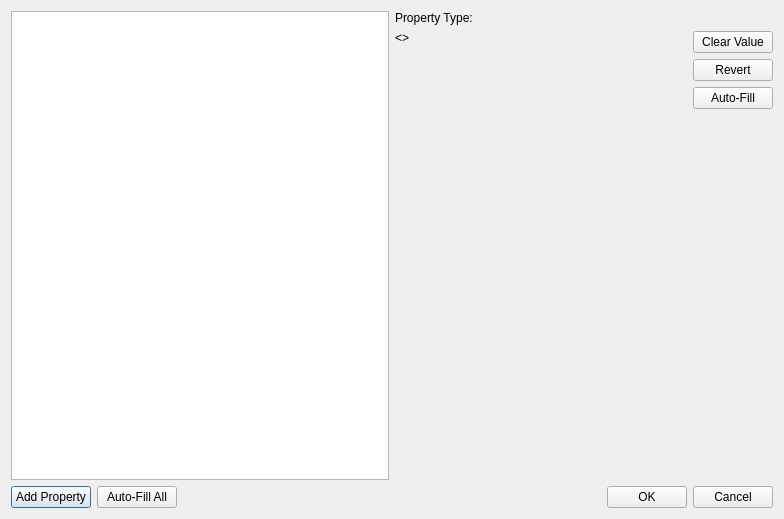
<?xml version="1.0" encoding="UTF-8"?>
<ui version="4.0">
 <class>DKScriptObjectDialog</class>
 <widget class="QDialog" name="DKScriptObjectDialog">
  <property name="geometry">
   <rect>
    <x>0</x>
    <y>0</y>
    <width>784</width>
    <height>519</height>
   </rect>
  </property>
  <property name="windowTitle">
   <string>Properties for script</string>
  </property>
  <layout class="QGridLayout" name="gridLayout">
   <item row="0" column="0" rowspan="2">
    <layout class="QVBoxLayout" name="verticalLayout">
     <item>
      <widget class="QTableView" name="properties">
       <property name="selectionMode">
        <enum>QAbstractItemView::SingleSelection</enum>
       </property>
       <property name="selectionBehavior">
        <enum>QAbstractItemView::SelectRows</enum>
       </property>
       <property name="horizontalScrollMode">
        <enum>QAbstractItemView::ScrollPerPixel</enum>
       </property>
       <property name="wordWrap">
        <bool>false</bool>
       </property>
       <property name="cornerButtonEnabled">
        <bool>false</bool>
       </property>
       <attribute name="horizontalHeaderStretchLastSection">
        <bool>true</bool>
       </attribute>
       <attribute name="verticalHeaderVisible">
        <bool>false</bool>
       </attribute>
      </widget>
     </item>
     <item>
      <layout class="QHBoxLayout" name="horizontalLayout_2">
       <item>
        <widget class="QPushButton" name="buttonAddProperty">
         <property name="text">
          <string>Add Property</string>
         </property>
        </widget>
       </item>
       <item>
        <widget class="QPushButton" name="buttonAutoFillAll">
         <property name="text">
          <string>Auto-Fill All</string>
         </property>
        </widget>
       </item>
       <item>
        <spacer name="horizontalSpacer_2">
         <property name="orientation">
          <enum>Qt::Horizontal</enum>
         </property>
         <property name="sizeHint" stdset="0">
          <size>
           <width>40</width>
           <height>20</height>
          </size>
         </property>
        </spacer>
       </item>
      </layout>
     </item>
    </layout>
   </item>
   <item row="0" column="1">
    <layout class="QVBoxLayout" name="verticalLayout_3" stretch="0,1">
     <item>
      <widget class="QLabel" name="propertyType">
       <property name="text">
        <string>Property Type: &lt;nothing selected&gt;</string>
       </property>
      </widget>
     </item>
     <item>
      <layout class="QHBoxLayout" name="horizontalLayout_3" stretch="0,0">
       <item>
        <widget class="QStackedWidget" name="valueWrap">
         <widget class="QWidget" name="valuePage_defaulted">
          <layout class="QVBoxLayout" name="verticalLayout_4">
           <property name="leftMargin">
            <number>0</number>
           </property>
           <property name="topMargin">
            <number>0</number>
           </property>
           <property name="rightMargin">
            <number>0</number>
           </property>
           <property name="bottomMargin">
            <number>0</number>
           </property>
           <item>
            <widget class="QLabel" name="label">
             <property name="text">
              <string>&lt;&lt;Using Default Script Value&gt;&gt;</string>
             </property>
            </widget>
           </item>
           <item>
            <spacer name="verticalSpacer_2">
             <property name="orientation">
              <enum>Qt::Vertical</enum>
             </property>
             <property name="sizeHint" stdset="0">
              <size>
               <width>20</width>
               <height>40</height>
              </size>
             </property>
            </spacer>
           </item>
          </layout>
         </widget>
         <widget class="QWidget" name="valuePage_object">
          <layout class="QGridLayout" name="gridLayout_2">
           <property name="leftMargin">
            <number>0</number>
           </property>
           <property name="topMargin">
            <number>0</number>
           </property>
           <property name="rightMargin">
            <number>0</number>
           </property>
           <property name="bottomMargin">
            <number>0</number>
           </property>
           <item row="1" column="0">
            <spacer name="verticalSpacer_3">
             <property name="orientation">
              <enum>Qt::Vertical</enum>
             </property>
             <property name="sizeHint" stdset="0">
              <size>
               <width>20</width>
               <height>40</height>
              </size>
             </property>
            </spacer>
           </item>
           <item row="0" column="0">
            <widget class="QLabel" name="label_2">
             <property name="text">
              <string>Pick Object:</string>
             </property>
            </widget>
           </item>
           <item row="0" column="1">
            <widget class="FormPicker" name="valueWidget_form" native="true"/>
           </item>
          </layout>
         </widget>
         <widget class="QWidget" name="valuePage_ref">
          <layout class="QVBoxLayout" name="verticalLayout_6">
           <property name="leftMargin">
            <number>0</number>
           </property>
           <property name="topMargin">
            <number>0</number>
           </property>
           <property name="rightMargin">
            <number>0</number>
           </property>
           <property name="bottomMargin">
            <number>0</number>
           </property>
           <item>
            <widget class="DKObjectReferencePicker" name="valueWidget_ref">
             <property name="showRefListFilter">
              <bool>true</bool>
             </property>
            </widget>
           </item>
           <item>
            <spacer name="verticalSpacer_5">
             <property name="orientation">
              <enum>Qt::Vertical</enum>
             </property>
             <property name="sizeHint" stdset="0">
              <size>
               <width>20</width>
               <height>40</height>
              </size>
             </property>
            </spacer>
           </item>
          </layout>
         </widget>
         <widget class="QWidget" name="valuePage_bool">
          <layout class="QVBoxLayout" name="verticalLayout_5">
           <property name="leftMargin">
            <number>0</number>
           </property>
           <property name="topMargin">
            <number>0</number>
           </property>
           <property name="rightMargin">
            <number>0</number>
           </property>
           <property name="bottomMargin">
            <number>0</number>
           </property>
           <item>
            <widget class="QCheckBox" name="valueWidget_bool">
             <property name="text">
              <string>Value</string>
             </property>
            </widget>
           </item>
           <item>
            <spacer name="verticalSpacer_4">
             <property name="orientation">
              <enum>Qt::Vertical</enum>
             </property>
             <property name="sizeHint" stdset="0">
              <size>
               <width>20</width>
               <height>40</height>
              </size>
             </property>
            </spacer>
           </item>
          </layout>
         </widget>
        </widget>
       </item>
       <item>
        <layout class="QVBoxLayout" name="verticalLayout_2">
         <item>
          <widget class="QPushButton" name="buttonValueClear">
           <property name="text">
            <string>Clear Value</string>
           </property>
          </widget>
         </item>
         <item>
          <widget class="QPushButton" name="buttonValueRevert">
           <property name="text">
            <string>Revert</string>
           </property>
          </widget>
         </item>
         <item>
          <widget class="QPushButton" name="buttonValueAutoFill">
           <property name="text">
            <string>Auto-Fill</string>
           </property>
          </widget>
         </item>
         <item>
          <spacer name="verticalSpacer">
           <property name="orientation">
            <enum>Qt::Vertical</enum>
           </property>
           <property name="sizeHint" stdset="0">
            <size>
             <width>20</width>
             <height>40</height>
            </size>
           </property>
          </spacer>
         </item>
        </layout>
       </item>
      </layout>
     </item>
    </layout>
   </item>
   <item row="1" column="1">
    <layout class="QHBoxLayout" name="horizontalLayout">
     <item>
      <spacer name="horizontalSpacer">
       <property name="orientation">
        <enum>Qt::Horizontal</enum>
       </property>
       <property name="sizeHint" stdset="0">
        <size>
         <width>40</width>
         <height>20</height>
        </size>
       </property>
      </spacer>
     </item>
     <item>
      <widget class="QPushButton" name="buttonOK">
       <property name="text">
        <string>OK</string>
       </property>
      </widget>
     </item>
     <item>
      <widget class="QPushButton" name="buttonCancel">
       <property name="text">
        <string>Cancel</string>
       </property>
      </widget>
     </item>
    </layout>
   </item>
  </layout>
 </widget>
 <customwidgets>
  <customwidget>
   <class>DKObjectReferencePicker</class>
   <extends>QWidget</extends>
   <header>widgets/DKObjectReferencePicker.h</header>
  </customwidget>
  <customwidget>
   <class>FormPicker</class>
   <extends>QWidget</extends>
   <header>ui/generic/FormPicker.h</header>
   <container>1</container>
  </customwidget>
 </customwidgets>
 <tabstops>
  <tabstop>properties</tabstop>
  <tabstop>buttonAddProperty</tabstop>
  <tabstop>buttonAutoFillAll</tabstop>
  <tabstop>buttonValueClear</tabstop>
  <tabstop>buttonValueRevert</tabstop>
  <tabstop>buttonValueAutoFill</tabstop>
  <tabstop>buttonOK</tabstop>
  <tabstop>buttonCancel</tabstop>
 </tabstops>
 <resources/>
 <connections/>
</ui>
